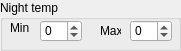
    <widget class="QGroupBox" name="dayGroupBox_3">
     <property name="geometry">
      <rect>
       <x>200</x>
       <y>40</y>
       <width>181</width>
       <height>51</height>
      </rect>
     </property>
     <property name="title">
      <string>Night temp</string>
     </property>
     <widget class="QSpinBox" name="minNighttempSpinbox">
      <property name="geometry">
       <rect>
        <x>40</x>
        <y>20</y>
        <width>42</width>
        <height>22</height>
       </rect>
      </property>
      <property name="minimum">
       <number>-200</number>
      </property>
      <property name="maximum">
       <number>200</number>
      </property>
     </widget>
     <widget class="QLabel" name="minLabel_3">
      <property name="geometry">
       <rect>
        <x>10</x>
        <y>20</y>
        <width>21</width>
        <height>16</height>
       </rect>
      </property>
      <property name="text">
       <string>Min</string>
      </property>
     </widget>
     <widget class="QLabel" name="maxLabel_3">
      <property name="geometry">
       <rect>
        <x>100</x>
        <y>20</y>
        <width>21</width>
        <height>21</height>
       </rect>
      </property>
      <property name="text">
       <string>Max</string>
      </property>
     </widget>
     <widget class="QSpinBox" name="maxNighttempSpinbox">
      <property name="geometry">
       <rect>
        <x>130</x>
        <y>20</y>
        <width>42</width>
        <height>22</height>
       </rect>
      </property>
      <property name="minimum">
       <number>-200</number>
      </property>
      <property name="maximum">
       <number>200</number>
      </property>
     </widget>
    </widget>
